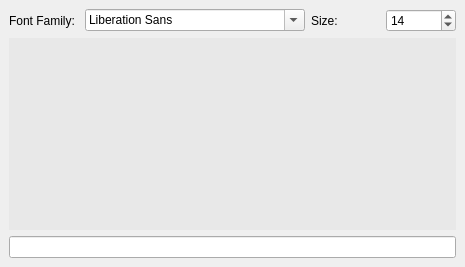
  <widget class="QDockWidget" name="dockWidget_2">
   <property name="minimumSize">
    <size>
     <width>465</width>
     <height>189</height>
    </size>
   </property>
   <property name="windowTitle">
    <string notr="true">Edit Current cell</string>
   </property>
   <attribute name="dockWidgetArea">
    <number>2</number>
   </attribute>
   <widget class="QWidget" name="dockWidgetContents_2">
    <layout class="QGridLayout" name="gridLayout_8">
     <item row="1" column="0">
      <widget class="QLabel" name="label_32">
       <property name="text">
        <string>Font Family:</string>
       </property>
      </widget>
     </item>
     <item row="1" column="1">
      <widget class="QFontComboBox" name="fontComboBox">
       <property name="maximumSize">
        <size>
         <width>220</width>
         <height>16777215</height>
        </size>
       </property>
      </widget>
     </item>
     <item row="2" column="0" colspan="4">
      <widget class="QPlainTextEdit" name="plainTextEdit">
       <property name="styleSheet">
        <string notr="true">QPlainTextEdit {
  background-color: #fff;
	background-color: rgb(232, 232, 232);
  color: #000;
  border: none;
  padding: 5px;
}

QPlainTextEdit:focus {
  outline: none;
  border: 1px solid #5d9cec;
}

QPlainTextEdit::selection {
  background-color: #5d9cec;
  color: #fff;
}

QPlainTextEdit::cursor {
  width: 2px;
  background-color: #000;
}

QScrollBar:vertical {
  width: 10px;
  background-color: #f2f2f2;
  margin: 0px 0px 0px 0px;
}

QScrollBar::handle:vertical {
  background-color: #5d9cec;
  min-height: 20px;
}

QScrollBar::add-line:vertical {
  height: 0px;
}

QScrollBar::sub-line:vertical {
  height: 0px;
}</string>
       </property>
       <property name="plainText">
        <string/>
       </property>
       <property name="cursorWidth">
        <number>1</number>
       </property>
      </widget>
     </item>
     <item row="1" column="3">
      <widget class="QSpinBox" name="FontSizeSpinBox">
       <property name="minimum">
        <number>6</number>
       </property>
       <property name="maximum">
        <number>150</number>
       </property>
       <property name="value">
        <number>14</number>
       </property>
      </widget>
     </item>
     <item row="1" column="2">
      <widget class="QLabel" name="label_33">
       <property name="text">
        <string>Size:</string>
       </property>
      </widget>
     </item>
     <item row="3" column="0" colspan="4">
      <widget class="QLineEdit" name="RowColumnLineEdit">
       <property name="maximumSize">
        <size>
         <width>16777215</width>
         <height>16777215</height>
        </size>
       </property>
       <property name="toolTip">
        <string>&lt;html&gt;&lt;head/&gt;&lt;body&gt;&lt;p&gt;R: Row&lt;/p&gt;&lt;p&gt;C: Column&lt;/p&gt;&lt;p&gt;S: Selection&lt;/p&gt;&lt;p&gt;L: Length&lt;/p&gt;&lt;/body&gt;&lt;/html&gt;</string>
       </property>
       <property name="alignment">
        <set>Qt::AlignCenter</set>
       </property>
       <property name="readOnly">
        <bool>true</bool>
       </property>
      </widget>
     </item>
    </layout>
   </widget>
  </widget>
